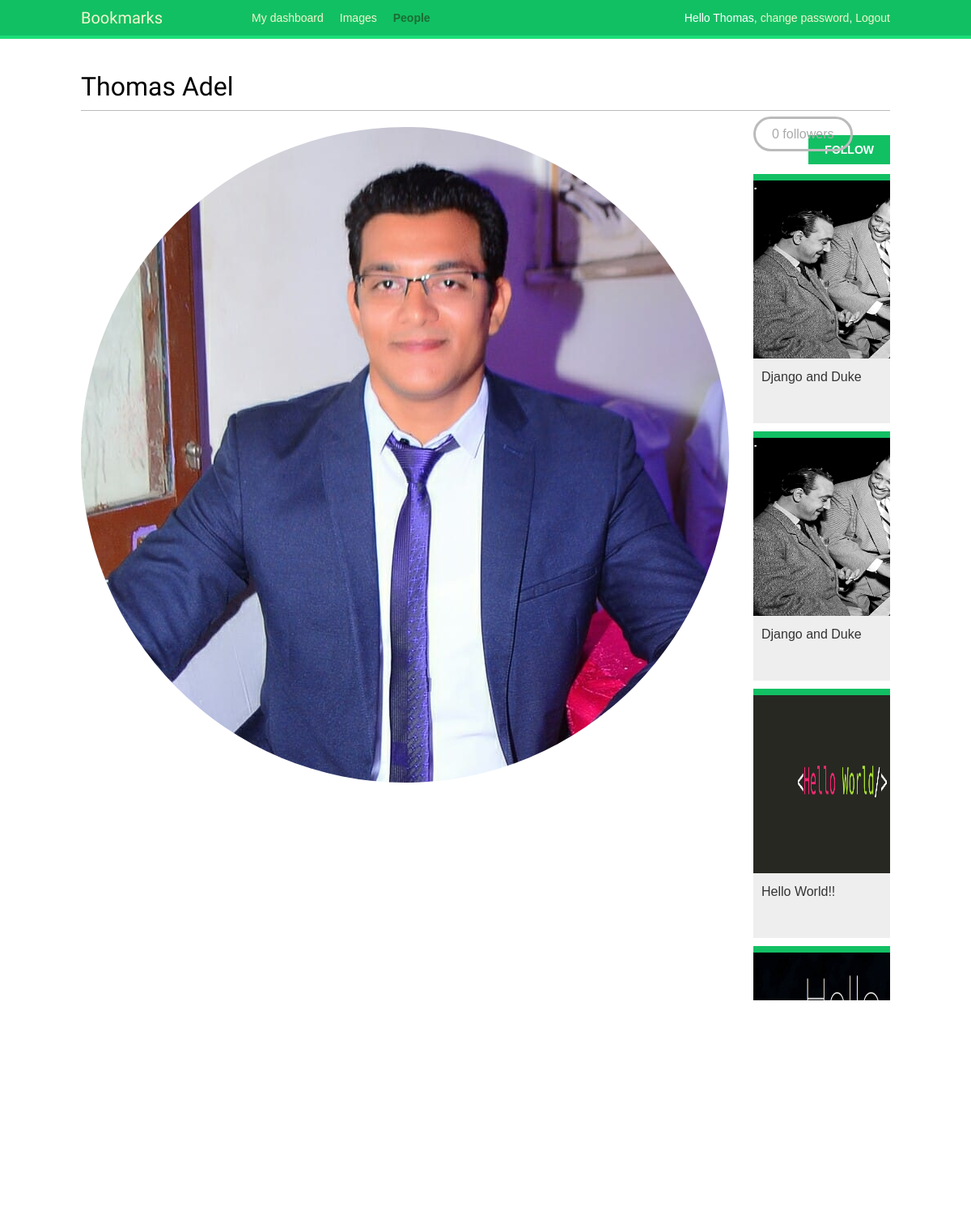
The app's page /account/users/tomas/ (signed in) with its own data.
### images/models.py (models this page shows, shortened)
class Image(models.Model):
    user = models.ForeignKey(settings.AUTH_USER_MODEL,
                            related_name='images_created',
                            on_delete=models.CASCADE)
    title = models.CharField(max_length=200)
    slug = models.SlugField(max_length=200 , blank=True)
    url = models.URLField()
    image = models.ImageField(upload_to='images/%Y/%m/%d/')
    description = models.TextField(blank=True)
    created = models.DateField(auto_now_add=True,db_index=True)
    users_like = models.ManyToManyField(settings.AUTH_USER_MODEL,
                                        related_name='images_liked',blank=True)
    total_likes = models.PositiveIntegerField(db_index=True , default=0)
    def get_absolute_url(self):
        return reverse('images:detail' , args=[self.id,self.slug])

### account/views.py (the view)
# urls.py: path('users/<username>/' , views.user_detail , name='user_detail'),
@login_required
def user_detail(request,username):
    user = get_object_or_404(User , username=username , is_active=True)
    return render(request , 'user/detail.html' , {'section':'people' , 'user':user})

### account/templates/user/detail.html (shortened to what this page needs)
{% extends "base.html" %}
{% load thumbnail %}
{% block content %}
  <h1>{{ user.get_full_name }}</h1>
  <div class="profile-info">
    {% thumbnail user.profile.photo '180x180' crop='100%' as im %}
      <img src="{{ im.url }}" class="user-detail">
    {% endthumbnail %}
  </div>
  {% with total_followers=user.followers.count %}
    <span class="count">
      <span class="total">{{ total_followers }}</span>
      follower{{ total_followers|pluralize }}
    </span>
    <a href="#" data-id="{{ user.id }}"
    data-action="{% if request.user in user.followers.all %}un{% endif %}follow"
    class="follow button">
      {% if request.user not in user.followers.all %}
        Follow
      {% else %}
        Unfollow
      {% endif %}
    </a>
    <div id="image-list" class="image-container">
      {% include 'images/list_ajax.html' with images=user.images_created.all %}
    </div>
  {% endwith %}
{% endblock content %}

### templates/base.html (shortened to what this page needs)
<!DOCTYPE html>
{% load static %}
<html lang="en" dir="ltr">
  <head>
    <link rel="stylesheet" href="{% static 'css/base.css' %}">
    <link rel="stylesheet" href="{% static 'css/bookmarklet.css' %}">
  </head>
  <body>
    <div id="header">
      <span class="logo">Bookmarks</span>
      {% if user.is_authenticated %}
        <ul class="menu">
          <li {% if section == 'dashboard' %}class="selected"{% endif %}>
            <a href="{% url 'dashboard' %}">My dashboard</a>
          </li>
          <li {% if section == 'images' %}class="selected"{% endif %}>
            <a href="{% url 'images:list' %}">Images</a>
          </li>
          <li {% if section == 'people' %}class="selected"{% endif %}>
            <a href="{% url 'user_list' %}">People</a>
          </li>
        </ul>
      {% endif %}
      <span class="user">
        {% if request.user.is_authenticated %}
          Hello {{ request.user.first_name }},
          <a href="{% url 'password_change' %}">change password</a>,
          <a href="{% url 'logout' %}">Logout</a>
        {% else %}
          <a href="{% url 'login' %}">Login</a>
        {% endif %}
      </span>
    </div>
    <div id="content">
      {% block content %}
      {% endblock %}
    </div>
  </body>
</html>

### images/templates/images/list_ajax.html
{% load thumbnail %}
{% for image in images %}
  <div class="image">
    <a href="{{ image.get_absolute_url }}">
      {% thumbnail image.image "300x300" crop="100%" as im %}
        <a href="{{ image.get_absolute_url }}">
          <img src="{{ im.url }}"></a>
      {% endthumbnail %}</a>
      <div class="info">
        <a href="{{ image.get_absolute_url }}" class="title">{{ image.title }}</a>
      </div>
  </div>
{% endfor %}

### static/css/base.css (style rules this page uses)
body { margin:0; padding:0; font-family:helvetica, sans-serif; }
a { color:#12c064; text-decoration:none; }
h1, h2, h3, h4, h5 , h6 { font-family: 'Muli', sans-serif; font-weight:normal; }
h1 { border-bottom:1px solid #bbb; padding:0 0 10px 0; margin:10px 0 20px 0; }
#header { padding:10px 100px; font-size:14px; background:#12c064; color:#fff; border-bottom:4px solid #1cdf78; overflow:auto; }
#header .logo { font-family: 'Muli', sans-serif; float:left; color:#f3f7cc; font-size:20px; margin-right:10%; }
#header ul.menu { list-style:none; float:left; margin:0; padding:0; }
#header ul.menu li { float:left; padding:4px 10px; }
#header ul.menu li.selected a, #header ul.menu li.selected a:hover { color:#1b6d32; font-weight:bold; }
#header a { color:#f3f7cc; }
#header .user { float:right; padding-top:4px; }
#content { padding:30px 100px; }
input[type=submit], a.button { font-weight:bold; background:#12c064; color:#fff; padding:10px 20px; font-size:14px; text-transform:uppercase; }
.count { color:#aaa; border:3px solid #bbb; border-radius:26px; padding:10px 20px; margin:20px 10px 0; }
a.like, a.follow { float:right; margin-top:-8px; }
#image-list { overflow:auto; }
#image-list .image { float:left; width:220px; height:300px; margin:0 10px 10px 10px; border-top:8px solid #12c064; background:#eee; }
#image-list img { width:220px; height:220px; }
#image-list .info { padding:10px; }
#image-list .info a { color:#333; }
img.user-detail { border-radius:50%; float:left; }
.profile-info { float:left; overflow:auto; margin-right:20px; }
.image-container { margin-top:40px; }

### records on screen
Image: title "Django and Duke"
Image: title "Django and Duke"
Image: shows a picture, title "Hello World!!"
Image: shows a picture

### other values on screen
{{ request.user.first_name }} "Thomas"
{{ user.get_full_name }} "Thomas Adel"
{{ total_followers }} "0"
